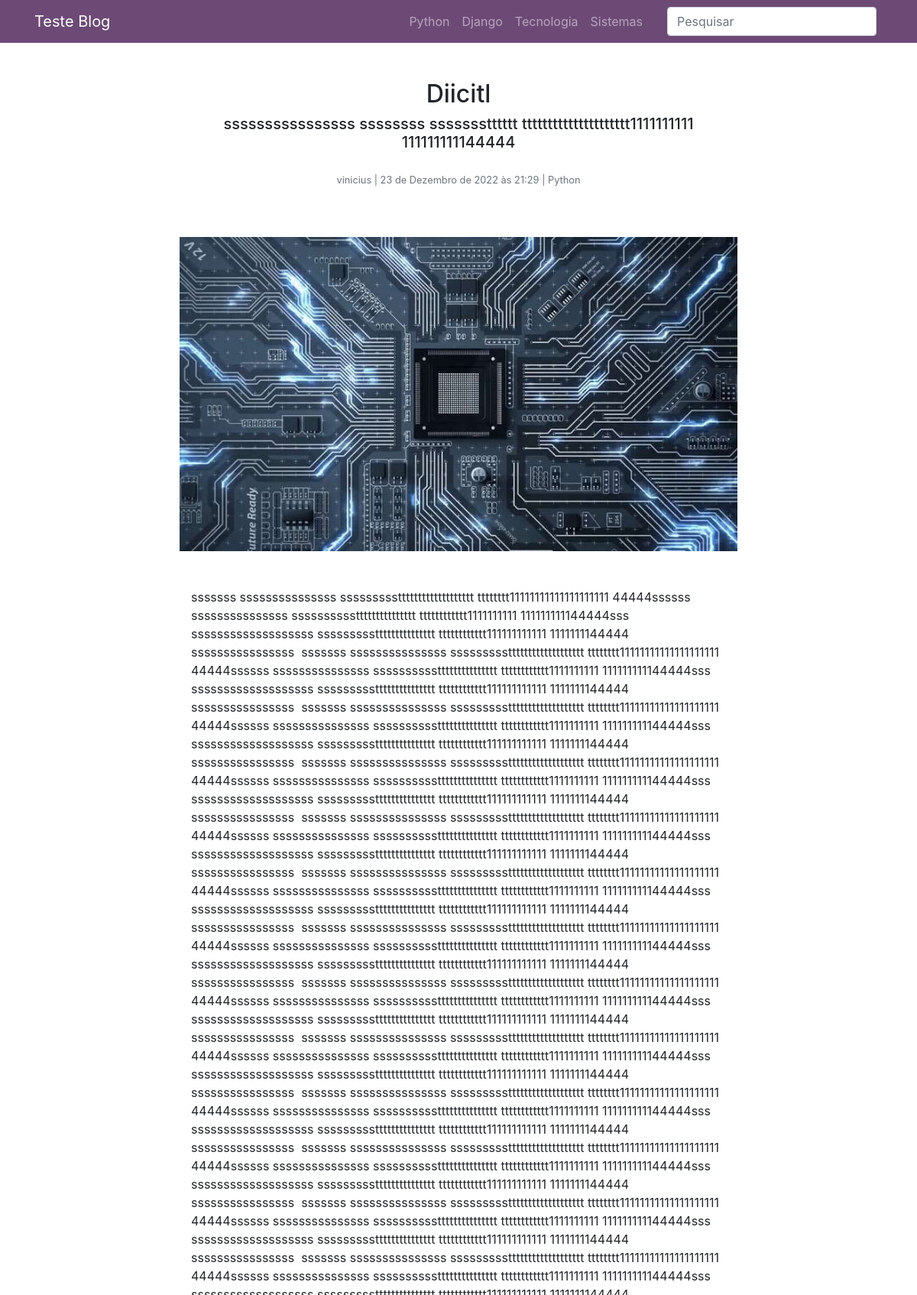
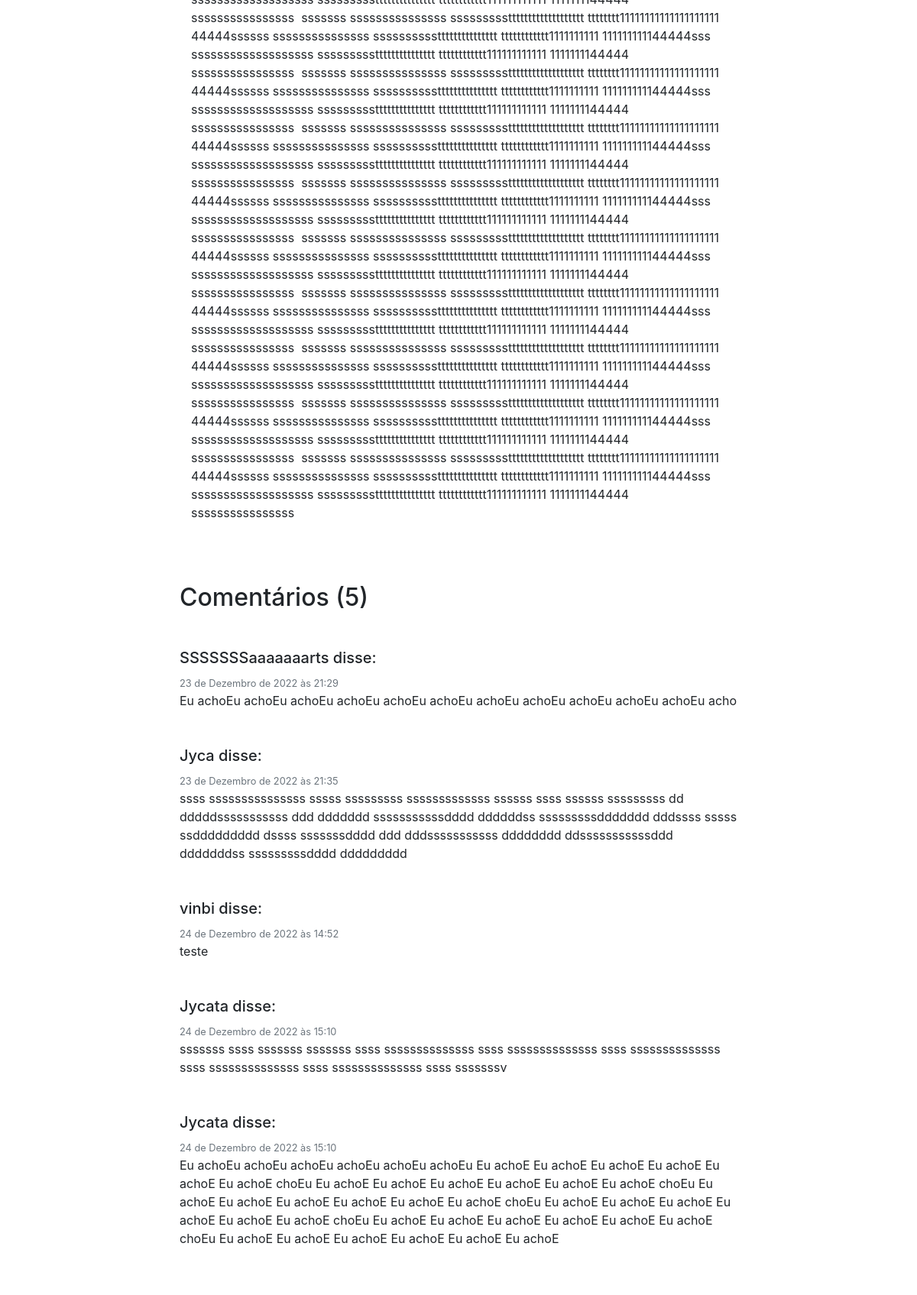
Screenshot of /post/3 (upper part) with the database file from the repository (2 pictures, top to bottom).
### posts/models.py (models this page shows, shortened)
class Post(models.Model):
    titulo_post = models.CharField(max_length=255, verbose_name='Titulo')
    autor_post = models.ForeignKey(User, on_delete=models.DO_NOTHING, verbose_name='Auto')
    data_post = models.DateTimeField(default=timezone.now(), verbose_name='Data')
    conteudo_post = models.TextField()
    excerto_post = models.TextField()
    categoria_post = models.ForeignKey(Categoria, on_delete=models.DO_NOTHING, blank=True, null=True,
                                       verbose_name='Categoria')
    imagem_post = models.ImageField(upload_to='post_img/%Y/%m/%d', blank=True, null=True)
    publicado_post = models.BooleanField(default=False, verbose_name='Publicado')

### categorias/models.py (models this page shows)
class Categoria(models.Model):
    nome_cat = models.CharField(max_length=50)
    def __str__(self):
        return self.nome_cat

### comentarios/models.py (models this page shows, shortened)
class Comentarios(models.Model):
    nome_comentario = models.CharField(max_length=150, verbose_name='Nome')
    email_comentario = models.EmailField(verbose_name='Email')
    comentario = models.TextField(verbose_name='Comentario')
    post_comentario = models.ForeignKey(Post, on_delete=models.CASCADE)
    usuario_comentario = models.ForeignKey(User, on_delete=models.DO_NOTHING, blank=True, null=True)
    data_comentario = models.DateTimeField(default=timezone.now())
    publicado_comentario = models.BooleanField(default=False)

### posts/views.py (the view, shortened to what this page needs)
# urls.py: path('post/<int:pk>', views.PostDetalhes.as_view(), name='post_detalhes'),
class PostDetalhes(UpdateView):
    template_name = 'posts/post_detalhes.html'
    model = Post
    form_class = FormComentario
    context_object_name = 'post'
    def get_context_data(self, **kwargs):
        contexto = super(PostDetalhes, self).get_context_data(**kwargs)
        post = self.get_object()
        comentarios = Comentarios.objects.filter(publicado_comentario=True,
                                                 post_comentario=post.id)
        contexto['comentarios'] = comentarios
        return contexto

### comentarios/forms.py (shortened to what this page needs)
class FormComentario(ModelForm):
    class Meta:
        model = Comentarios
        fields = ('nome_comentario', 'email_comentario', 'comentario')

### posts/templates/posts/post_detalhes.html (shortened to what this page needs)
{% extends 'base.html' %}
{% load crispy_forms_tags %}
{% block conteudo %}
<div class="row pt-5">
    <div class="col-xl"></div>
    <div class="col-xl-8 text-center">
        <h2>{{ post.titulo_post }}</h2>
        <h5>{{ post.excerto_post }}</h5>
        <p class="text-muted mt-4">
            <small>
                {{ post.autor_post }} | {{ post.data_post }} | {{ post.categoria_post }}
            </small>
        </p>
    </div>
    <div class="col-xl"></div>
</div>
<div class="row pt-5">
    <div class="col-xl"></div>
    <div class="col-xl-8">
        {% if post.imagem_post %}
        <img class="img-fluid pb-5 " src="{{ post.imagem_post.url }}" alt="{{ post.titulo_post }}">
        {% endif %}
        <div class="col-xl-12">
            {{ post.conteudo_post|safe }}
        </div>
    </div>
    <div class="col-xl"></div>
</div>
{% if comentarios %}
<div class="row pt-5">
    <div class="col-xl"></div>
    <div class="col-xl-8">
        <h2 class="my-3">Comentários ({{ comentarios.count }})</h2>
        {% for comentario in comentarios %}
        <h5 class="mb-2 mt-5">{{ comentario.nome_comentario}} disse:</h5>
        <small class="text-muted">{{ comentario.data_comentario }}</small>
        <div style="width: 100%;">
            <p class="mb-1">{{ comentario.comentario }}</p>
        </div>
        {% endfor %}
    </div>
    <div class="col-xl"></div>
</div>
{% endif %}
<div class="row pt-5">
    <div class="col-xl"></div>
    <div class="col-xl-8">
    </div>
    <div class="col-xl"></div>
</div>
{% endblock %}

### rows the page displays
Post: titulo_post "Diicitl", excerto_post "ssssssssssssssss ssssssss ssssssstttttt ttttttttttttttttttttt1111111111 111111111144444", autor_post "vinicius", data_post "23 de Dezembro de 2022 às 21:29", categoria_post "Python", imagem_post (picture), conteudo_post "sssssss sssssssssssssss sssssssssttttttttttttttttttt tttttttt11111111111111111111 44444ssssss sssssssssssssss ssssssssssttttttttttttttt tttttttttttt1111111111 111111111144444sss sssssssssssssssssss sssssssssttttttttttttttt tttttttttttt111111111111 1111111144444 ssssssssssssssss sssssss sssssssssssssss sssssssssttttttttttttttttttt tttttttt11111111111111111111 44444ssssss sssssssssssssss ssssssssssttttttttttttttt tttttttttttt1111111111 111111111144444sss sssssssssssssssssss sssssssssttttttttttttttt tttttttttttt111111111111 1111111144444 ssssssssssssssss sssssss sssssssssssssss sssssssssttttttttttttttttttt tttttttt11111111111111111111 44444ssssss sssssssssssssss ssssssssssttttttttttttttt…"
Comentarios: nome_comentario "SSSSSSSaaaaaaarts", data_comentario "23 de Dezembro de 2022 às 21:29", comentario "Eu achoEu achoEu achoEu achoEu achoEu achoEu achoEu achoEu achoEu achoEu achoEu acho"
Comentarios: nome_comentario "Jyca", data_comentario "23 de Dezembro de 2022 às 21:35", comentario "ssss sssssssssssssss sssss sssssssss sssssssssssss ssssss ssss ssssss sssssssss dd dddddsssssssssss ddd ddddddd sssssssssssdddd ddddddss sssssssssddddddd dddssss sssss ssddddddddd dssss sssssssdddd ddd dddsssssssssss dddddddd ddsssssssssssddd dddddddss sssssssssdddd ddddddddd"
Comentarios: nome_comentario "vinbi", data_comentario "24 de Dezembro de 2022 às 14:52", comentario "teste"
Comentarios: nome_comentario "Jycata", data_comentario "24 de Dezembro de 2022 às 15:10", comentario "sssssss ssss sssssss sssssss ssss ssssssssssssss ssss ssssssssssssss ssss ssssssssssssss ssss ssssssssssssss ssss ssssssssssssss ssss sssssssv"
Comentarios: nome_comentario "Jycata", data_comentario "24 de Dezembro de 2022 às 15:10", comentario "Eu achoEu achoEu achoEu achoEu achoEu achoEu Eu achoE Eu achoE Eu achoE Eu achoE Eu achoE Eu achoE choEu Eu achoE Eu achoE Eu achoE Eu achoE Eu achoE Eu achoE choEu Eu achoE Eu achoE Eu achoE Eu achoE Eu achoE Eu achoE choEu Eu achoE Eu achoE Eu achoE Eu achoE Eu achoE Eu achoE choEu Eu achoE Eu achoE Eu achoE Eu achoE Eu achoE Eu achoE choEu Eu achoE Eu achoE Eu achoE Eu achoE Eu achoE Eu achoE"

### other values shown
{{ comentarios.count }} "5"
